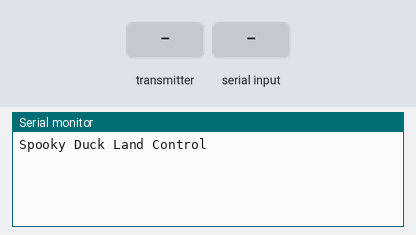
A sketch run on a simulated Arduino Uno, built with avr-gcc and run on an emulated ATmega328P. Shown: the last lines printed to the serial monitor. The test bench sets the inputs (shaded band). No radio packets arrive unless stated.

Above: at 1.2 s.
1.3 s: the transmitter starts sending lat = 0
At 1.37 s:
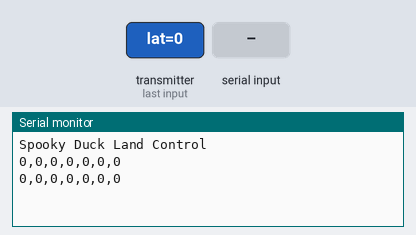
3.2 s: "90,45\n" received over Serial
At 4.0 s:
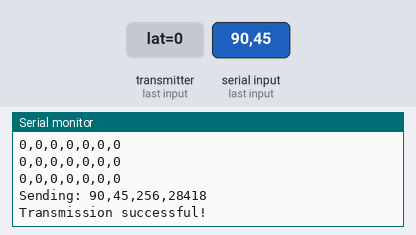
4.7 s: the transmitter starts sending turbidity = 256
At 4.77 s:
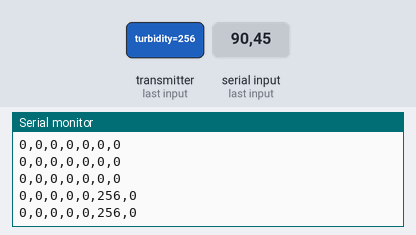
6.2 s: the transmitter starts sending temperature = 25
At 6.27 s:
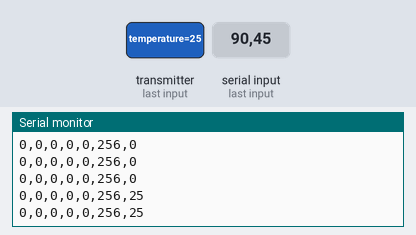
9.2 s: the transmitter starts sending turbidity = 0
At 9.21 s:
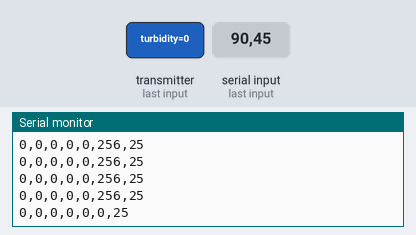
10.7 s: the transmitter starts sending temperature = 50
At 10.77 s:
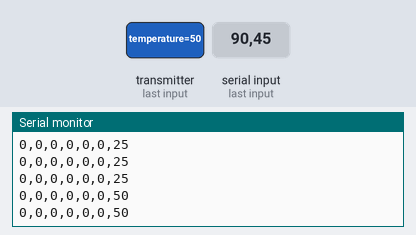

Measured:
- after the input at 1.3 s, the serial monitor: prints a new line at once (image 1)
- after the input at 3.2 s, the serial monitor: prints a new line at once (image 2)
- after the input at 4.7 s, the serial monitor: prints a new line at once (image 3)
- after the input at 6.2 s, the serial monitor: prints a new line at once (image 4)
- after the input at 9.2 s, the serial monitor: prints a new line at once (image 5)
- after the input at 10.7 s, the serial monitor: prints a new line at once (image 6)

The sketch:

GettingStarted.ino
```cpp
#include <SPI.h>
#include "printf.h"
#include "RF24.h"

#define CE_PIN 7
#define CSN_PIN 8
RF24 radio(CE_PIN, CSN_PIN);

uint8_t address[][6] = { "BOAT", "LAND" };

struct rxpayload {
    int lat;
    int lon;
    short headingDeg;
    int timestamp;
    short pH;
    short turbidity;
    short temperature;
};

enum txCommands {
    RTH,
    OVERRIDE,
    APPEND,
    STOP,
    ENTER_MANUAL,
    MANUAL_CONTROL,
    EXIT_MANUAL,
    SET_HOME,
    NON
};

enum controlCommands {
    FORWARD,
    BACKWARD,
    LEFT,
    RIGHT,
    HALT
};

struct txpayload {
    txCommands command;
    controlCommands control;
    int lat;
    int lon;
};

txpayload txpayloaddata;
rxpayload payload;

bool radioNumber = 1;
bool role = false;  // false = RX, true = TX
int failcount = 0;  // Moved outside of the loop to maintain state

/**
 * @brief Setup function for the program
 *
 */
void setup() {
    Serial.begin(115200);
    //while (!Serial) {}

    if (!radio.begin()) {
        Serial.println(F("radio hardware is not responding!!"));
        while (1) {}
    }

    Serial.println(F("Spooky Duck Land Control"));
    radioNumber = 1;

    radio.setPALevel(RF24_PA_LOW);
    radio.setPayloadSize(sizeof(payload));

    radio.openWritingPipe(address[radioNumber]);
    radio.openReadingPipe(1, address[!radioNumber]);

    if (role) {
        radio.stopListening();
    } else {
        radio.startListening();
    }
}


/**
 * @brief Main loop for the program
 *
 */
void loop() {
    if (role) {
        unsigned long start_timer = micros();
        bool report = radio.write(&txpayloaddata, sizeof(txpayload));
        unsigned long end_timer = micros();

        if (report) {
            Serial.println(F("Transmission successful!"));
            failcount = 0;  // Reset failcount after a successful transmission
            role = false;   // Switch to RX mode after successful transmission
            radio.startListening();
        } else {
            Serial.println(F("Transmission failed or timed out"));
            failcount++;
            if (failcount > 5) {
                Serial.println(F("Too many failed attempts, exiting"));
                failcount = 0;  // Reset failcount when switching modes
                role = false;   // Ensure we switch to RX mode after too many failures
                radio.startListening();
            }
        }
        delay(1000);  // You might want to adjust or remove this delay
    } else {
        uint8_t pipe;
        if (radio.available(&pipe)) {
            uint8_t bytes = radio.getPayloadSize();
            radio.read(&payload, bytes);

            Serial.print(payload.lat);
            Serial.print(",");
            Serial.print(payload.lon);
            Serial.print(",");
            Serial.print(payload.headingDeg);
            Serial.print(",");
            Serial.print(payload.timestamp);
            Serial.print(",");
            Serial.print(payload.pH);
            Serial.print(",");
            Serial.print(payload.turbidity);
            Serial.print(",");
            Serial.println(payload.temperature);
        }
    }

    if (Serial.available()) {
        String input = Serial.readStringUntil('\n');
        int data[4]; // Assuming 4 fields based on previous usage
        int index = 0;
        for (int i = 0; i < input.length(); i++) {
            int nextComma = input.indexOf(',', i);
            if (nextComma == -1) nextComma = input.length();
            String value = input.substring(i, nextComma);
            data[index++] = value.toInt();
            i = nextComma;
        }

        txpayloaddata.command = static_cast<txCommands>(data[0]);
        txpayloaddata.control = static_cast<controlCommands>(data[1]);
        txpayloaddata.lat = data[2];
        txpayloaddata.lon = data[3];

        Serial.print("Sending: ");
        Serial.print(txpayloaddata.command);
        Serial.print(",");
        Serial.print(txpayloaddata.control);
        Serial.print(",");
        Serial.print(txpayloaddata.lat);
        Serial.print(",");
        Serial.println(txpayloaddata.lon);

        role = true;  // Set to TX mode to attempt sending
        radio.stopListening();
    }
}
```
